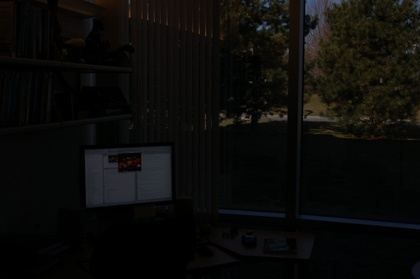
%> input picture office_1.jpg, 420 x 279 px, shrunk from 903 x 600 before the run
$ octave histogram_matching.m   (GNU Octave 9; MATLAB toolbox functions it lacks are replaced by stand-ins)
%> lines starting %> are read from the running program, lines starting %| are printed output that depends on the picture
a = double(imread('office_1.jpg'));
f = double(imread('office_4.jpg'));
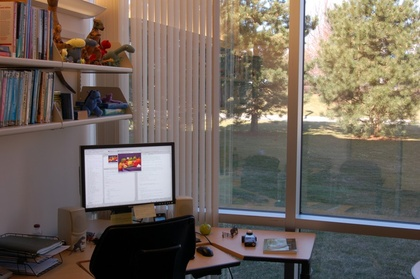
%> input picture office_4.jpg, 420 x 279 px, shrunk from 903 x 600 before the run

[m,n,l]=size(a);
%> m = 279; n = 420; l = 3
[p,q,r] = size(f);
%> p = 279; q = 420; r = 3

b=zeros(m,n,1);

hi_1 = histcounts(a(:,:,1),256)/(m*n);
%> hi_1 = 256 values, max 0.103 at index 1, min 0 at index 2, mean 0.00391
s_1 =cumsum(hi_1);
%> s_1 = 256 values from 0.103 to 1

hi_2 = histcounts(a(:,:,2),256)/(m*n);
%> hi_2 = 256 values, max 0.0915 at index 1, min 0 at index 2, mean 0.00391
s_2 =cumsum(hi_2);
%> s_2 = 256 values from 0.0915 to 1

hi_3 = histcounts(a(:,:,3),256)/(m*n);
%> hi_3 = 256 values, max 0.124 at index 1, min 0 at index 3, mean 0.00391
s_3 =cumsum(hi_3);
%> s_3 = 256 values from 0.124 to 1

figure(1);
% subplot(3,1,1);plot(s_1);
% subplot(3,1,2);plot(s_2);
% subplot(3,1,3);plot(s_3);

 hif_1 = histcounts(f(:,:,1),256)/(p*q);
%> hif_1 = 256 values, max 0.0245 at index 2, min 0.000358 at index 237, mean 0.00391
 sf_1 = cumsum(hif_1);
%> sf_1 = 256 values from 0.00381 to 1
 sf_1 = transpose(sf_1);

 hif_2 = histcounts(f(:,:,2),256)/(p*q);
%> hif_2 = 256 values, max 0.0221 at index 2, min 0.000307 at index 227, mean 0.00391
 sf_2 = cumsum(hif_2);
%> sf_2 = 256 values from 0.00291 to 1
 sf_2 = transpose(sf_2);

 hif_3 = histcounts(f(:,:,3),256)/(p*q);
%> hif_3 = 256 values, max 0.0224 at index 2, min 0.000222 at index 239, mean 0.00391
 sf_3 = cumsum(hif_3);
%> sf_3 = 256 values from 0.0077 to 1
 sf_3 = transpose(sf_3);

% [24 lines of commented-out code are left out]


output_map_1 = zeros(1,256);

for k=1:256
    temp = sf_1 - s_1(1,k);
    [arr,index] = min(abs(temp));
    output_map_1(1,k) = index;
end
%> this loop made 256 passes
%> (arr, index) on passes 1 to 3: (0.000649, 48), (0.000649, 48), (0.00335, 64)
%> after the loop, output_map_1 = 256 values from 48 to 256

output_map_2 = zeros(1,256);

for k=1:256
    temp = sf_2 - s_2(1,k);
    [arr,index] = min(abs(temp));
    output_map_2(1,k) = index;
end
%> this loop made 256 passes
%> (arr, index) on passes 1 to 3: (0.00029, 31), (0.00029, 31), (0.00058, 51)
%> after the loop, output_map_2 = 256 values from 31 to 256

output_map_3 = zeros(1,256);

for k=1:256
    temp = sf_3 - s_3(1,k);
    [arr,index] = min(abs(temp));
    output_map_3(1,k) = index;
end
%> this loop made 256 passes
%> (arr, index) on passes 1 to 3: (0.00135, 37), (0.00163, 56), (0.00163, 56)
%> after the loop, output_map_3 = 256 values from 37 to 256

final = zeros(m,n);
for i=1:m
    for j=1:n
        final(i,j,1) = output_map_1(a(i,j,1)+1);
        final(i,j,2) = output_map_2(a(i,j,2)+1);
        final(i,j,3) = output_map_3(a(i,j,3)+1);
    end
end
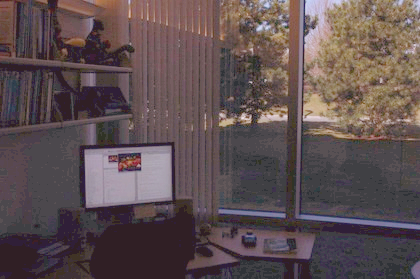
%> final: size 279x420x3 double; mean R, G, B 94.6, 79.7, 81.5

imshow(uint8(final));
figure(2);imshow(uint8(a));
figure(3);imshow(uint8(f));

% [12 lines of commented-out code are left out]
